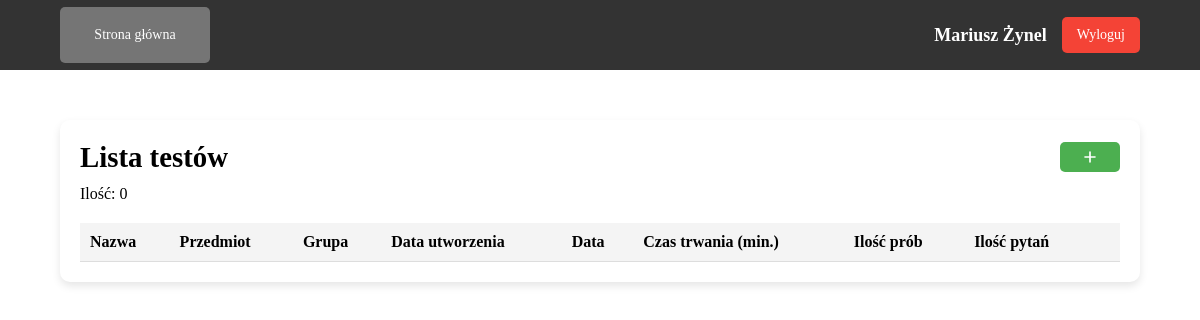
Page /teacher/tests.php (signed in) on the earlier database version.
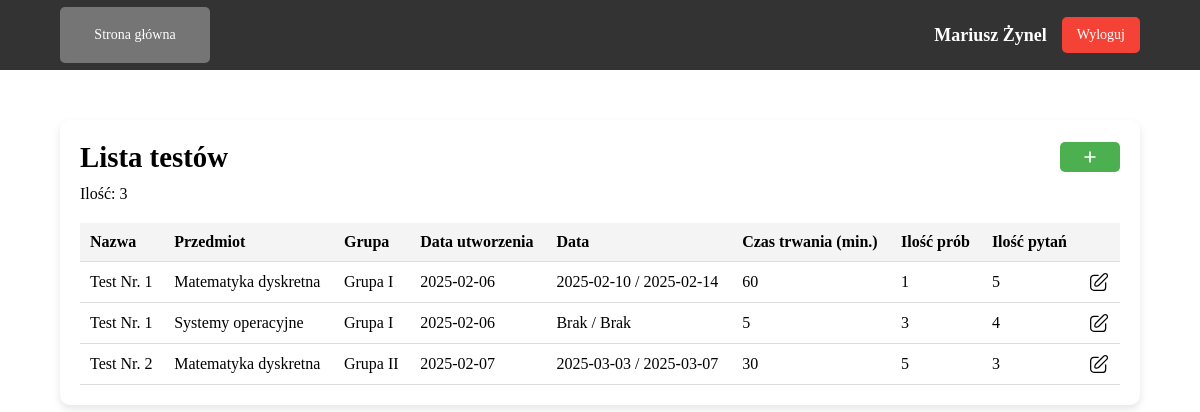
Same page on the later database version.
### tables this page shows
CREATE TABLE `tTesty` (
  `ID` int NOT NULL,
  `nazwa` varchar(255) DEFAULT NULL,
  `data_utworzenia` timestamp NULL DEFAULT CURRENT_TIMESTAMP,
  `data_rozpoczecia` datetime DEFAULT NULL,
  `data_zakonczenia` datetime DEFAULT NULL,
  `czas_trwania` int DEFAULT NULL,
  `ilosc_prob` int DEFAULT NULL,
  `id_grupy` int DEFAULT NULL,
  `id_wykladowcy` int DEFAULT NULL,
  `id_przedmiotu` int NOT NULL,
  `id_kierunku` int NOT NULL
);

CREATE TABLE `tPrzedmioty` (
  `ID` int NOT NULL,
  `nazwa` varchar(100) NOT NULL,
  `uwagi` text,
  `id_kierunku` int DEFAULT NULL
);

CREATE TABLE `tGrupy` (
  `ID` int NOT NULL,
  `rok` year NOT NULL,
  `nazwa` varchar(255) NOT NULL,
  `id_wykladowcy` int NOT NULL,
  `id_przedmiotu` int NOT NULL,
  `id_kierunku` int NOT NULL
);

### config/functions.php (called while the page is built, shortened)
<?php
    function getTestCountByTeacherId($conn, $table, $userId) {
        $query = "SELECT COUNT(*) AS entityCountById FROM $table WHERE id_wykladowcy = '$userId'";
        $result = mysqli_query($conn, $query);
        return mysqli_fetch_assoc($result)['entityCountById'];
    }
    function getTestsByTeacherId($conn, $userId) {
        $query = "
            SELECT *
            FROM tTesty
            WHERE id_wykladowcy = '$userId'
        ";
        $result = mysqli_query($conn, $query);
        return $result;
    }
?>

### public/teacher/tests.php (the view, shortened to what the changed rows need)
<?php
    require_once('../../config/connect.php');
    require_once('../../config/functions.php');
    $user_id = $_SESSION['user_id'];
    $testCount = getTestCountByTeacherId($conn, 'tTesty', $user_id);
    $tTestInfo = getTestsByTeacherId($conn, $user_id);
    function getTestDetails($conn, $test_id) {
        $query = "SELECT t.ID, t.id_przedmiotu, p.nazwa AS nazwa_przedmiotu, COUNT(tp.id_pytania) AS liczba_pytan
                  FROM tTesty t
                  JOIN tPrzedmioty p ON t.id_przedmiotu = p.ID
                  LEFT JOIN tTestPytania tp ON tp.id_testu = t.ID
                  WHERE t.ID = $test_id
                  GROUP BY t.ID, t.id_przedmiotu, p.nazwa";
        $result = mysqli_query($conn, $query);
        $row = mysqli_fetch_assoc($result);
        return $row ? ['nazwa_przedmiotu' => $row['nazwa_przedmiotu'], 'liczba_pytan' => $row['liczba_pytan']] : ['nazwa_przedmiotu' => null, 'liczba_pytan' => 0];
    }
    function getGroupDetails($conn, $test_id){
        $query = "
        SELECT
            t.id_grupy,
            g.ID AS id_grupy,
            g.nazwa AS nazwa_grupy,
            g.rok AS rok_grupy,
            COUNT(gs.id_studenta) AS liczba_studentów,
            GROUP_CONCAT(CONCAT(s.imie, ' ', s.nazwisko, ' (', s.nr_albumu, ')') SEPARATOR '; ') AS studenci
        FROM tTesty t
        JOIN tGrupy g ON t.id_grupy = g.ID
        LEFT JOIN tGrupyStudenci gs ON g.ID = gs.id_grupy
        LEFT JOIN tStudenci s ON gs.id_studenta = s.id
        WHERE t.id = $test_id
        GROUP BY t.id_grupy, g.ID, g.nazwa, g.rok;
    ";
    $result = mysqli_query($conn, $query);
    return $result;
    }
?>
<!DOCTYPE html>
<html lang="en">
<head>
    <link rel="stylesheet" href="../../assets/css/main.css">
</head>
<body>
    <main class="main">
        <div class="container">
            <div class="title">
                <h1>Lista testów</h1>
                <button class="add-btn" onclick="addEntity()">
                </button>
            </div>
            <p>Ilość: <?php echo $testCount; ?></p>
            <table>
                <thead>
                    <tr>
                        <th>Nazwa</th>
                        <th>Przedmiot</th>
                        <th>Grupa</th>
                        <th>Data utworzenia</th>
                        <th>Data</th>
                        <th>Czas trwania (min.)</th>
                        <th>Ilość prób</th>
                        <th>Ilość pytań</th>
                        <th></th>
                    </tr>
                </thead>
                <tbody>
                    <?php while ($testData = mysqli_fetch_assoc($tTestInfo)): ?>
                        <?php $test_id = $testData['ID']; ?>
                        <tr>
                            <td><?php echo $testData['nazwa']; ?></td>
                            <td>
                                <?php
                                     $testDetails = getTestDetails($conn, $test_id);
                                     echo ($testDetails['nazwa_przedmiotu'] ?? 'Brak danych') . "<br>";
                                ?>
                            </td>
                            <td>
                                <?php
                                    $groupDetails = getGroupDetails($conn, $test_id);
                                    if ($groupDetails && $group = mysqli_fetch_assoc($groupDetails)) {
                                        $studentList = $group['studenci'];
                                        echo "<span class='group-name' data-students='$studentList'>{$group['nazwa_grupy']}</span>";
                                    } else {
                                        echo 'Brak grupy';
                                    }
                                ?>
                            </td>
                            <td><?php echo date('Y-m-d', strtotime($testData['data_utworzenia'])); ?></td>
                            <td>
                                <?php
                                    $start = $testData['data_rozpoczecia'] ? date('Y-m-d', strtotime($testData['data_rozpoczecia'])) : 'Brak';
                                    $end = $testData['data_zakonczenia'] ? date('Y-m-d', strtotime($testData['data_zakonczenia'])) : 'Brak';
                                    echo "$start / $end";
                                ?>
                            </td>
                            <td><?php echo $testData['czas_trwania']; ?></td>
                            <td>
                                <?php
                                    echo $testData['ilosc_prob'] == -1 ? 'Nieograniczona' : $testData['ilosc_prob'];
                                ?>
                            </td>
                            <td>
                                <?php
                                    $testDetails = getTestDetails($conn, $test_id);
                                    echo $testDetails['liczba_pytan'];
                                ?>
                            </td>
                            <td>
                                <a href="edit_test.php?test_id=<?php echo $testData['ID']; ?>" class="btn-edit">
                                    <img src="../../assets/images/icons/edit.svg" class="edit-icon">
                                </a>
                            </td>
                        </tr>
                    <?php endwhile; ?>
                </tbody>
            </table>
        </div>
    </main>
</body>
</html>

Differences in the rows shown:
added ttesty: nazwa "Test Nr. 1", id_przedmiotu.nazwa "Matematyka dyskretna", id_grupy.nazwa "Grupa I", data_utworzenia "2025-02-06", data_rozpoczecia "2025-02-10", data_zakonczenia "2025-02-14", czas_trwania "60", ilosc_prob "1", liczba_pytan "5"
added ttesty: nazwa "Test Nr. 1", id_przedmiotu.nazwa "Systemy operacyjne", id_grupy.nazwa "Grupa I", data_utworzenia "2025-02-06", data_rozpoczecia "Brak", data_zakonczenia "Brak", czas_trwania "5", ilosc_prob "3", liczba_pytan "4"
added ttesty: nazwa "Test Nr. 2", id_przedmiotu.nazwa "Matematyka dyskretna", id_grupy.nazwa "Grupa II", data_utworzenia "2025-02-07", data_rozpoczecia "2025-03-03", data_zakonczenia "2025-03-07", czas_trwania "30", ilosc_prob "5", liczba_pytan "3"
Other differences:
$testCount: "0" → "3"
